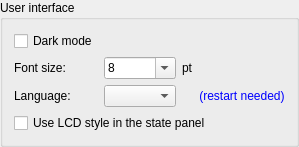
         <widget class="QGroupBox" name="grpUserInterface">
          <property name="title">
           <string>User interface</string>
          </property>
          <layout class="QVBoxLayout" name="verticalLayout_9">
           <item>
            <layout class="QGridLayout" name="gridLayout_3">
             <item row="2" column="0">
              <widget class="QLabel" name="lblLanguage">
               <property name="text">
                <string>Language:</string>
               </property>
              </widget>
             </item>
             <item row="1" column="1">
              <widget class="QComboBox" name="cboFontSize">
               <property name="sizePolicy">
                <sizepolicy hsizetype="Preferred" vsizetype="Fixed">
                 <horstretch>0</horstretch>
                 <verstretch>0</verstretch>
                </sizepolicy>
               </property>
               <property name="editable">
                <bool>true</bool>
               </property>
               <property name="currentText">
                <string>8</string>
               </property>
               <property name="maxCount">
                <number>10</number>
               </property>
               <property name="minimumContentsLength">
                <number>1</number>
               </property>
               <item>
                <property name="text">
                 <string>8</string>
                </property>
               </item>
               <item>
                <property name="text">
                 <string>9</string>
                </property>
               </item>
               <item>
                <property name="text">
                 <string>10</string>
                </property>
               </item>
               <item>
                <property name="text">
                 <string>11</string>
                </property>
               </item>
               <item>
                <property name="text">
                 <string>12</string>
                </property>
               </item>
              </widget>
             </item>
             <item row="1" column="3">
              <spacer name="horizontalSpacer_2">
               <property name="orientation">
                <enum>Qt::Orientation::Horizontal</enum>
               </property>
               <property name="sizeHint" stdset="0">
                <size>
                 <width>40</width>
                 <height>20</height>
                </size>
               </property>
              </spacer>
             </item>
             <item row="1" column="2">
              <widget class="QLabel" name="label_30">
               <property name="text">
                <string>pt</string>
               </property>
              </widget>
             </item>
             <item row="1" column="0">
              <widget class="QLabel" name="lblFontSize">
               <property name="text">
                <string>Font size:</string>
               </property>
              </widget>
             </item>
             <item row="2" column="1">
              <widget class="QComboBox" name="cboLanguage">
               <property name="sizePolicy">
                <sizepolicy hsizetype="Preferred" vsizetype="Fixed">
                 <horstretch>0</horstretch>
                 <verstretch>0</verstretch>
                </sizepolicy>
               </property>
               <property name="editable">
                <bool>false</bool>
               </property>
               <property name="currentText">
                <string/>
               </property>
               <property name="maxCount">
                <number>10</number>
               </property>
              </widget>
             </item>
             <item row="0" column="0">
              <widget class="QCheckBox" name="chkDarkTheme">
               <property name="text">
                <string>Dark mode</string>
               </property>
              </widget>
             </item>
             <item row="2" column="3">
              <widget class="QLabel" name="label_31">
               <property name="styleSheet">
                <string notr="true">color: blue;</string>
               </property>
               <property name="text">
                <string>(restart needed)</string>
               </property>
               <property name="alignment">
                <set>Qt::AlignmentFlag::AlignCenter</set>
               </property>
              </widget>
             </item>
            </layout>
           </item>
           <item>
            <widget class="QCheckBox" name="chkStatePanelUseLCDStyle">
             <property name="text">
              <string>Use LCD style in the state panel</string>
             </property>
            </widget>
           </item>
          </layout>
         </widget>
